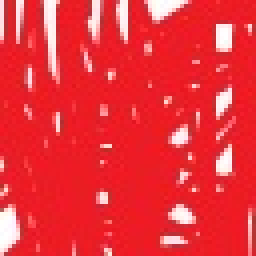
%> input picture HW4/reddd.jpg, 64 x 64 px (shown 4 times larger)
$ octave project4_a.m   (GNU Octave 9; MATLAB toolbox functions it lacks are replaced by stand-ins)
%> lines starting %> are read from the running program, lines starting %| are printed output that depends on the picture
%Y、U、V分量量化矩阵
qY=[
    16 11 10 16 24 40 51 61;
    12 12 14 19 26 58 60 55;
    14 13 16 24 40 57 69 56;
    14 17 22 29 51 87 80 62;
    18 22 37 56 68 109 103 77;
    24 35 55 64 81 104 113 92;
    49 64 78 87 103 121 120 101;
    72 92 95 98 112 100 103 99;
];
qU=[
    17 18 24 47 99 99 99 99;
    18 21 26 66 99 99 99 99;
    24 26 56 99 99 99 99 99;
    47 66 99 99 99 99 99 99;
    99 99 99 99 99 99 99 99;
    99 99 99 99 99 99 99 99;
    99 99 99 99 99 99 99 99;
    99 99 99 99 99 99 99 99;
];
qV=[
    17 18 24 47 99 99 99 99;
    18 21 26 66 99 99 99 99;
    24 26 56 99 99 99 99 99;
    47 66 99 99 99 99 99 99;
    99 99 99 99 99 99 99 99;
    99 99 99 99 99 99 99 99;
    99 99 99 99 99 99 99 99;
    99 99 99 99 99 99 99 99;
];


%main函数
%读入
rgb=imread('reddd.jpg');
%> rgb is the input picture: size 64x64x3 uint8; mean R, G, B 234.3, 50.7, 58.6
%转double
rgb=double(rgb);
%> rgb: size 64x64x3 double
%获取原始图片长宽
[r,c,~]=size(rgb);
%> r = 64; c = 64
%测试语句
%R=rgb(:,:,1);
%G=rgb(:,:,2);
%B=rgb(:,:,3);

%RGB转YUV
yuv=rgbtoyuv(double(rgb));
%把图片填充为8*8矩阵的整数倍
complete_img=completion(yuv);
[rr,cc,~]=size(complete_img);
%颜色下采样
[Y,U,V]=downsample(complete_img);
%dct变换
[dctY,dctU,dctV]=imgdct(Y,U,V);
%量化处理
[qdctY,qdctU,qdctV]=quantization(dctY,dctU,dctV,qY,qU,qV);

%zigzag展开
Yzigzag=zigzag(qdctY);
Uzigzag=zigzag(qdctU);
Vzigzag=zigzag(qdctV);

%DPCM编码
Y_dc=dc_dpcm(Yzigzag);
U_dc=dc_dpcm(Uzigzag);
V_dc=dc_dpcm(Vzigzag);

%rlc编码
Y_ac2=ac_rlc(Yzigzag);
U_ac2=ac_rlc(Uzigzag);
V_ac2=ac_rlc(Vzigzag);

%huffman编码
[Y_dc,Ydc_diction]=huffman_encode(Y_dc);
% [17 lines not run here, left out]
function yuv=rgbtoyuv(rgb)
R=rgb(:,:,1);
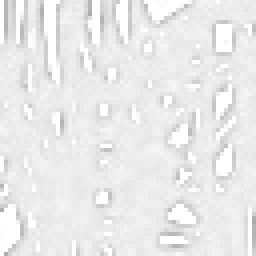
%> R: size 64x64 double (shown 4 times larger); min 168, max 255, mean 234.3
G=rgb(:,:,2);
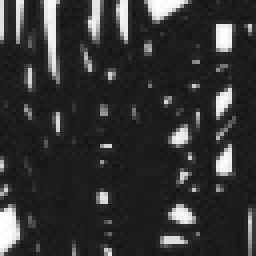
%> G: size 64x64 double (shown 4 times larger); min 20, max 255, mean 50.7
B=rgb(:,:,3);

Y=0.299*R+0.587*G+0.114*B;
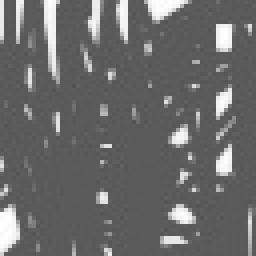
%> Y: size 64x64 double (shown 4 times larger); min 83.86, max 255, mean 106.5
U=128-0.168*R-0.331264*G+0.5*B;
V=128+0.5*R-0.418688*G-0.081312*B;
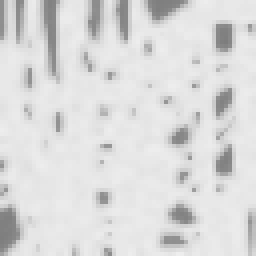
%> V: size 64x64 double (shown 4 times larger); min 125.3, max 238.1, mean 219.1

yuv=cat(3,Y,U,V);
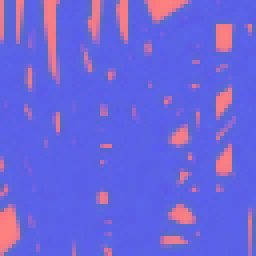
%> yuv: size 64x64x3 double (shown 4 times larger); mean R, G, B 106.5, 101.1, 219.1

end

%补全图片
function complete=completion(img)
[r,c,~]=size(img);
%> r = 64; c = 64
rr=ceil(r/16)*16;
%> rr = 64
cc=ceil(c/16)*16;
%> cc = 64

for i=r+1:rr
    img(i,:,:)=img(r,:,:);
end

for j=c+1:cc
    img(:,j,:)=img(:,c,:);
end

complete=img;

end

%颜色下采样
function [Y,U,V]=downsample(img)
[rr,cc,~]=size(img);
Y=double(img(:,:,1));
U=double(img(1:2:rr-1,1:2:cc-1,2));
%> U: size 32x32 double
V=double(img(2:2:rr,2:2:cc,3));
%> V: size 32x32 double

end

%分块进行dct变换
function [dctY,dctU,dctV]=imgdct(Y,U,V)

dctY=blkproc(Y,[8,8],'dct2(x)');
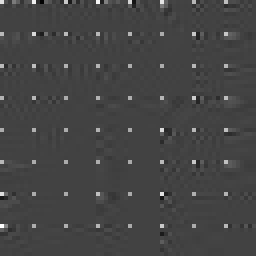
%> dctY: size 64x64 double (shown 4 times larger); min -459, max 1304.4, mean 14.6; drawn with min black and max white
dctU=blkproc(U,[8,8],'dct2(x)');
dctV=blkproc(V,[8,8],'dct2(x)');

end

%分块进行量化
function [qdctY,qdctU,qdctV]=quantization(dctY,dctU,dctV,qY,qU,qV)

qdctY=blkproc(dctY,[8,8],'round(x./P1)',qY);
qdctU=blkproc(dctU,[8,8],'round(x./P1)',qU);
qdctV=blkproc(dctV,[8,8],'round(x./P1)',qV);
%blkproc(y1,[8 8],'round(x./P1)',m);

end

%对块进行zigzag展开
function line=zigzag_block(block)

%展开矩阵
zigzag_table=[
    1,2,9,17,10,3,4,11,18,25,...
    33,26,19,12,5,6,13,20,27,34,41,49,...
    42,35,28,21,14,7,8,15,22,29,36,...
    43,50,57,58,51,44,37,30,23,...
    16,24,31,38,45,52,59,60,53,46,...
    39,32,40,47,54,61,62,55,48,56,63,64];

line=reshape(block,1,64);
line=line(zigzag_table);

end

%zigzag展开
function zigzag_qdct=zigzag(qdct)
[r,c]=size(qdct);
num=r*c/64;
zigzag_qdct=zeros(num,64);


for i=1:r/8
    for j=1:c/8
        zigzag_qdct((i-1)*(c/8)+j,:)=zigzag_block(qdct(i*8-7:i*8,j*8-7:j*8));

    end
end
%> `Yzigzag=zigzag(qdctY);`:
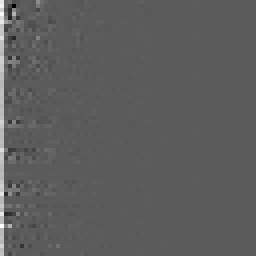
%> Yzigzag: size 64x64 double (shown 4 times larger); min -46, max 82, mean 0.9; mean of the top-left, top-right, bottom-left and bottom-right quarters 1.9, 0, 1.8, 0; drawn with min black and max white

end

%对dc值进行DPCM编码
function dc=dc_dpcm(zigzag)
[n,~]=size(zigzag);
%> n = 64
%n=size(zigzag,1)
dc=zeros(1,n);

for i=1:n
    dc(1,i)=zigzag(i,1);
end
%> after the loop, dc = 64 values, max 82 at index 57, min 45 at index 43, mean 53.23

dc=dpcm_code(dc,n);

end

%对每块rc值进行rlc编码
function cout=ac_rlc(cin)
n=size(cin,1);
cout=[];
for i=1:n
    cout=[cout;rlc_code(cin(i,:))];
end

end

%rc值的rlc编码
function cout=rlc_code(cin)
n=length(cin);
result=[];
count=0;

for i=1:n
    if cin(i)~=0
        result=[result;[count,cin(i)]];
        count=0;
    else
        count=count+1;
    end

end
result=[result;[0,0]];
cout=result;
end

%DPCM编码函数
function [differ_b]=dpcm_code(signal,length)
%> called with length = 64
%length=size(signal);
 predict_a=generate_signal(length);
 predict_b=generate_signal(length);
 differ_b=generate_signal(length);
 differ_a=generate_signal(length);


%补充数据后，对信号的前两个采样点数据进行有损编码%
predict_a(1)=signal(1);
differ_a(1)=signal(1)-predict_a(1);
differ_b(1)=4*round((255+differ_a(1))/4)-256+2;
predict_b(1)=predict_a(1)+differ_b(1);

if(length>=2)
predict_a(2)=round((signal(1)+predict_b(1))/2);
differ_a(2)=signal(2)-predict_a(2);
differ_b(2)=16*round((255+differ_a(2))/16)-256+8;
predict_b(2)=predict_a(2)+differ_b(2);
end
%利用循环结构对信号的剩余采样点进行有损编码%
if(length>=3)
n=3;
while n<=length
    predict_a(n)=round((predict_b(n-1)+predict_b(n-2))/2);
    differ_a(n)=signal(n)-predict_a(n);
    differ_b(n)=16*round((255+differ_a(n))/16)-256+8;
    predict_b(n)=predict_a(n)+differ_b(n);
    n=n+1;
end
%> after the loop, differ_a = 64 values, max 20 at index 57, min -28 at index 58, mean -7.89; differ_b = 64 values, max 24 at index 54, min -24 at index 58, mean -0.594; n = 65; predict_a = 64 values, max 75 at index 3, min 47 at index 23, mean 61.12; predict_b = 64 values, max 86 at index 57, min 46 at index 22, mean 60.53
%> in dc_dpcm, `dc=dpcm_code(dc,n);`: dc = 64 values, max 69 at index 1, min -24 at index 58, mean 0.453
%> `Y_dc=dc_dpcm(Yzigzag);`: Y_dc has the same summary as dc in dc_dpcm
%> `U_dc=dc_dpcm(Uzigzag);`: U_dc = [51 8 -8 8 -8 -8 8 8 -8 -8 8 8 -8 -8 8 8]
%> `V_dc=dc_dpcm(Vzigzag);`: V_dc = [95 8 8 8 -8 8 8 -8 -8 8 -8 -8 8 8 -8 8]
%> after the loop in ac_rlc, `for i=1:n`: cout = 1104 rows, first 12: [0 69; 0 4; 0 8; 0 -5; 0 -3; 3 -2; 0 25; 0 9; 0 3; 7 -2; 0 -2; 0 2]
%> `Y_ac2=ac_rlc(Yzigzag);`: Y_ac2 has the same summary as cout in ac_rlc
%> the loop in ac_rlc (call 2), `for i=1:n` made 16 passes
%> cout on pass 1: [0 51; 0 2; 1 1; 0 1; 0 0]
%> after the loop in ac_rlc (call 2), `for i=1:n`: cout = 76 rows, first 12: [0 51; 0 2; 1 1; 0 1; 0 0; 0 49; 0 2; 0 -2; 0 -1; 0 -1; 0 0; 0 49]
%> `U_ac2=ac_rlc(Uzigzag);`: U_ac2 has the same summary as cout in ac_rlc
%> after the loop in ac_rlc (call 3), `for i=1:n`: cout = 146 rows, first 12: [0 95; 0 -5; 0 5; 0 -1; 0 -1; 4 -2; 0 2; 8 1; 0 -1; 13 -1; 0 -1; 0 0]
%> `V_ac2=ac_rlc(Vzigzag);`: V_ac2 has the same summary as cout in ac_rlc
end

differ_b(1)=signal(1);
end

%产生数列（用于DPCM编码）
function[signal]=generate_signal(num)
signal=round(rand(1,num)*255);
end

%huffman编码
function [code,diction]=huffman_encode(signal)
[r,c]=size(signal);
%> r = 1
num=r*c;
%> num = 64
new=reshape(signal,1,num);
%> new has the same summary as dc in dc_dpcm

p=[];
char=[];

for i=1:num
    if find(new(1:i-1)==new(i))
        continue
    else
        count=length(find(new==new(i)));
        char=[char,new(i)];
        p=[p,count/num];
    end
end
%> this loop made 64 passes
%> (count, char, p) on passes 1, 2, 3, 54, 58: (1, 69, 0.0156), (26, [69 8], [0.0156 0.406]), (34, [69 8 -8], [0.0156 0.406 0.531]), (2, [69 8 -8 24], [0.0156 0.406 0.531 0.0312]), (1, [69 8 -8 24 -24], [0.0156 0.406 0.531 0.0312 0.0156])
%aa=size(char);
%bb=size(p);

diction=huffmandict(char,p);
%> diction = {[0 0 0 0], [0 1], 1, [0 0 1], [0 0 0 1]}
%new=new';
%> (the run ends here)
